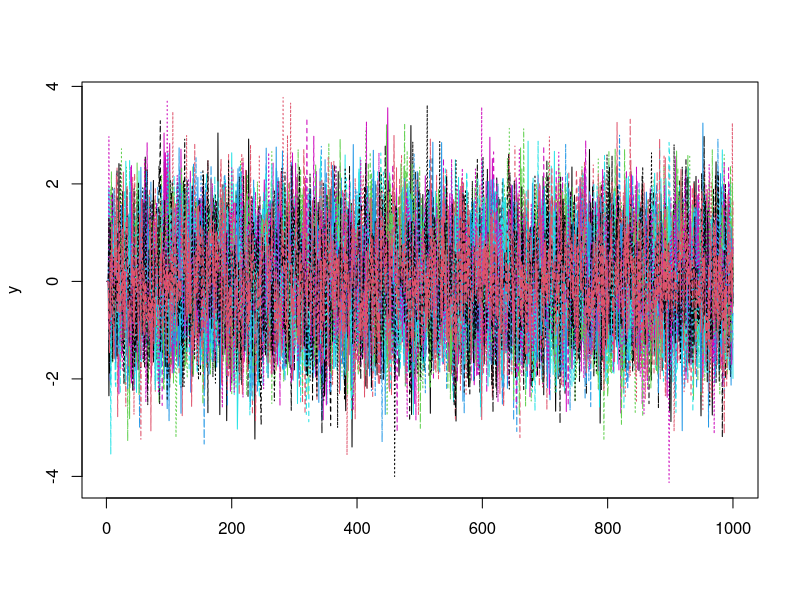

Here is the R script that generated this plot: (Note: this script raises an error after producing the figure.)

set.seed(1234)

# parameters
N <- 20
T <- 1000
P <- 3

A <- array(0,dim=c(N,N,P))

A[3,7,1] <- 0.2
A[4,1,1] <- 0.2
A[9,1,2] <- 0.2
A[2,5,3] <- 0.2
A[8,3,3] <- 0.2

y      <- matrix(0,T,N)
mu     <- matrix(0,T,N)
eps    <- matrix(rnorm(T*N),T,N)

for( t in (P+1):T ){
  for( l in 1:P ){
    mu[t,] <- mu[t,] + A[,,l] %*% y[t-l,]
  }
  y[t,] <-  mu[t,] + eps[t,]
}

matplot(y,t='l')

# estimate var
lambda  <- 0.01
system.time( mdl <- nets(y,P,lambda=lambda*T,CN=FALSE,verbose=TRUE) )

g.adj.hat <- mdl$g.adj

granger.network.hat <- graph.adjacency( g.adj.hat , mode='directed' )

degree <- degree(granger.network)
V( granger.network )$size <- round( (degree/max(degree))*10+2 )

plot( granger.network.hat , edge.arrow.size=0.25 )
